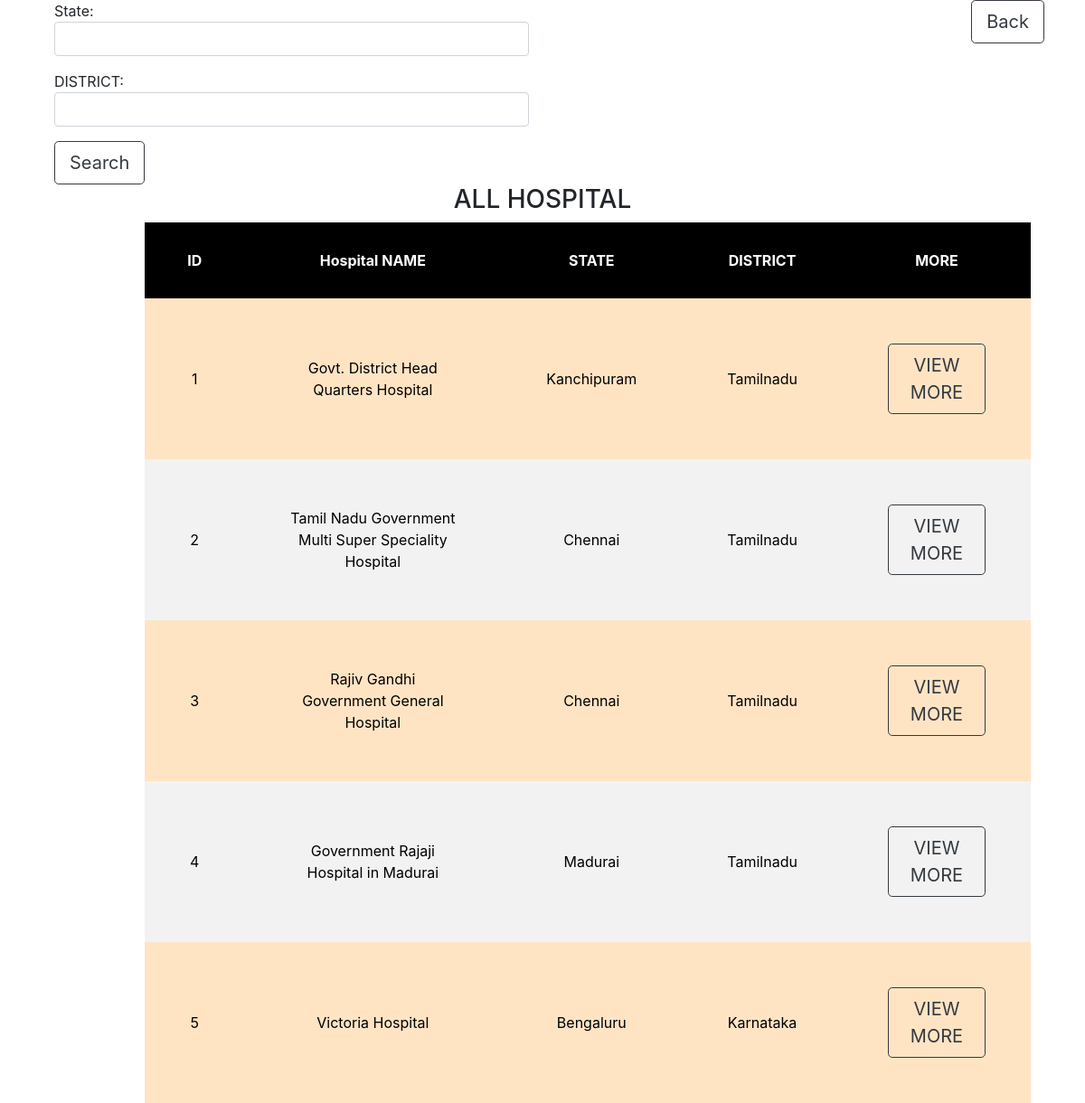
/seva/hosdisplay.php, run on the app's committed database.
### tables this page shows
CREATE TABLE `hospital` (
  `id` varchar(255) NOT NULL,
  `hname` varchar(255) NOT NULL,
  `type` varchar(255) NOT NULL,
  `district` varchar(255) NOT NULL,
  `state` varchar(255) NOT NULL,
  `phone` varchar(255) NOT NULL,
  `ambulance` varchar(255) NOT NULL,
  `photo` varchar(255) NOT NULL,
  `addr` varchar(255) NOT NULL,
  `map` varchar(1000) NOT NULL
);

### seva/hosdisplay.php (the view, shortened to what this page needs)
<!DOCTYPE html>
<html lang="en">
<head>
               <link rel="stylesheet" href="bootstrap.min.css">
</head>
<body class="container">
<a href="home.php"><button class=" b btn btn-lg btn-outline-dark">Back</button></a>
<form method="post" action="hosdisplay.php">
<div class="col-md-6">
<div class="form-group">
    State:
    <input type="text" name="sta" class="form-control" >
</div>
<div class="form-group">
    DISTRICT:
    <input type="text" name="dis" class="form-control" >
</div>
    <button type="submit" name="but" class="btn btn-lg btn-outline-dark" >Search</button>
</div>
</form>
                  <?php
       $con=mysqli_connect("localhost","root","","seva");
if(isset($_POST['but'])){
$q="select * from hospital where state='$sta' AND district='$dis';";
$res=mysqli_query($con,$q);
if(mysqli_num_rows($res)==0){
    ?>
    <h3 class="cen">NO result</h3>
    <?php
}
else{
    ?>
    <div class="">
  <div class="container cen">
   <h3 >HOSPITAL</h3>
    <div class="sp">
    <table  class="table-striped ">
        <th>
           ID
        </th>
        <th>
            Hospital NAME
        </th>
        <th>
            STATE
        </th>
        <th>
           DISTRICT
        </th>
        <th>
          More
        </th>
    <?php
        while($f=mysqli_fetch_array($res)){
?>      <tr>
        <td>
        <h4>
            <?php echo $f[0]?>
        </h4>
        </td>
        <td>
         <h4>
            <?php echo $f[1]?>
        </h4>
        </td>
        <td>
         <h4>
            <?php echo $f[3]?>
        </h4>
        <td>
         <h4>
            <?php echo $f[4]?>
        </h4>
        </td>
        <td>
        <form method="post" action="hosdetails.php">
        <input type="hidden" value="<?php echo $f[0]?>" name="id" >
        <button class="btn btn-lg btn-outline-dark" >VIEW MORE</button>
        </form>
        </td>
        </tr>
<?php
}
}
}
else{
        $m="select * from hospital;";
    $res=mysqli_query($con,$m);
    ?>
  <div class="container-fluid cen">
   <h3 >ALL HOSPITAL</h3>
    <div class="sp">
    <table  class="table-striped">
        <th>
           ID
        </th>
        <th>
        Hospital NAME
        </th>
        <th>
            STATE
        </th>
        <th>
           DISTRICT
        </th>
        <th>
          MORE
        </th>
    <?php
        while($f=mysqli_fetch_array($res)){
?>
         <tr>
        <td>
        <?php echo $f[0]?>
        </td>
        <td>
        <?php echo $f[1]?>
        </td>
        <td>
        <?php echo $f[3]?>
        </td>
                <td>
        <?php echo $f[4]?>
        </td>
        <td>
        <form method="post" action="hosdetails.php">
        <button class="btn btn-lg btn-outline-dark" >VIEW MORE</button>
        </form>
        </td>
        </tr>
<?php
}
}
?>
</table>
</div>
</div>
</body>
</html>

### seva/hosdisplay.php (style rules this page uses)
table, th, td { border-style: hidden; }
th { background-color:black; padding: 10px; color:white; }
table { text-align: center; color:black; }
tr { background-color: bisque; }
td { margin-left: 35px; padding: 50px; }
th { margin-left: 70px; padding: 30px; }
.cen { text-align: center; margin-right: 40px; }
.sp { text-align: center; align-content: center; align-items: center; margin-left:100px; }
body { border: 15px; }
table { border: 4px; align-content: center; text-align: center; }
a { float: right; }

### data on the page
hospital: id "1", hname "Govt. District Head Quarters Hospital", district "Kanchipuram", state "Tamilnadu"
hospital: id "2", hname "Tamil Nadu Government Multi Super Speciality Hospital", district "Chennai", state "Tamilnadu"
hospital: id "3", hname "Rajiv Gandhi Government General Hospital", district "Chennai", state "Tamilnadu"
hospital: id "4", hname "Government Rajaji Hospital in Madurai", district "Madurai", state "Tamilnadu"
hospital: id "5", hname "Victoria Hospital", district "Bengaluru", state "Karnataka"
